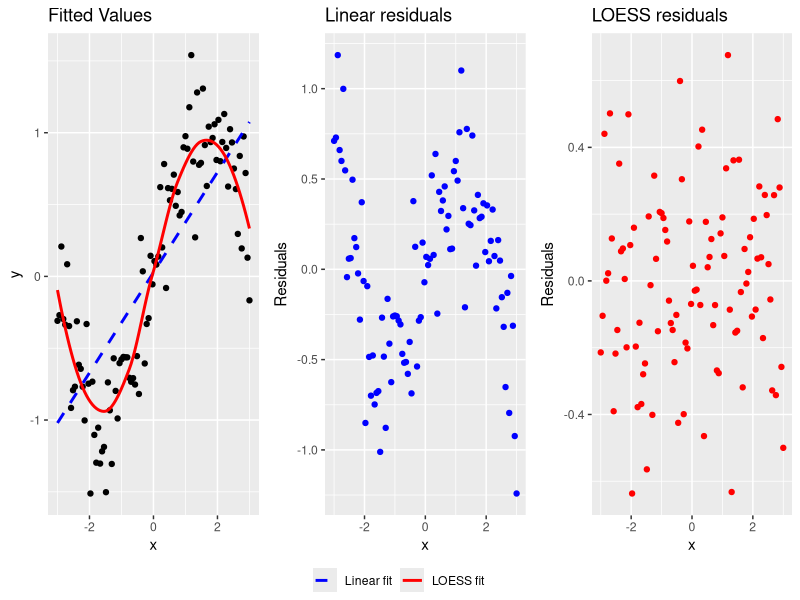

Write the R code that produced this figure.
## =====================================================
## 1. Load required libraries for data visualization
##    and regression modeling
## =====================================================
library(ggplot2)
library(ggpubr)

## =====================================================
## 2. Set random seed for reproducibility
## =====================================================
set.seed(123)

## =====================================================
## 3. Generate nonlinear data: y = sin(x) + noise
## =====================================================
x_vals <- seq(-3, 3, length.out = 100)
y_vals <- sin(x_vals) + rnorm(length(x_vals), sd = 0.3)  # Add noise

# Create a data frame
data <- data.frame(x = x_vals, y = y_vals)

## =====================================================
## 4. Fit linear regression model to the data
## =====================================================
linear_model <- lm(y ~ x, data = data)

## =====================================================
## 5. Fit nonparametric regression model using LOESS
##    (local polynomial regression)
## =====================================================
loess_model <- loess(y ~ x, data = data, degree = 2)

## =====================================================
## 6. Predict fitted values from both models
## =====================================================
data$y_pred_linear <- predict(linear_model, newdata = data)
data$y_pred_loess <- predict(loess_model, newdata = data)

## =====================================================
## 7. Compute residuals for both models
## =====================================================
data$residuals_linear <- data$y - data$y_pred_linear
data$residuals_loess <- data$y - data$y_pred_loess

## =====================================================
## 8. Plot 1: Fitted values from both models
## =====================================================
plot1 <- ggplot(data, aes(x = x)) +
  geom_point(aes(y = y), color = "black") +  # Actual data points
  geom_line(aes(y = y_pred_linear, linetype = "Linear fit"),
            color = "blue", size = 1) +
  geom_line(aes(y = y_pred_loess, linetype = "LOESS fit"),
            color = "red", size = 1) +
  scale_linetype_manual(values = c("Linear fit" = "dashed",
                                   "LOESS fit" = "solid"),
                        name = NULL) +
  labs(title = "Fitted Values", x = "x", y = "y") +
  theme(legend.title = element_blank(), legend.position = "bottom")

## =====================================================
## 9. Plot 2: Residuals from linear regression
## =====================================================
plot2 <- ggplot(data, aes(x = x)) +
  geom_point(aes(y = residuals_linear), color = "blue") +
  labs(title = "Linear residuals", x = "x", y = "Residuals")

## =====================================================
## 10. Plot 3: Residuals from LOESS
## =====================================================
plot3 <- ggplot(data, aes(x = x)) +
  geom_point(aes(y = residuals_loess), color = "red") +
  labs(title = "LOESS residuals", x = "x", y = "Residuals")

## =====================================================
## 11. Arrange the three plots in a single row with three columns
## =====================================================
combined_plot <- ggarrange(
  plot1, plot2, plot3, ncol = 3, nrow = 1,
  common.legend = TRUE, legend = "bottom"
)
ggsave("linear-vs-nonparametric.png", plot = combined_plot,
       width = 7.5, height = 3.5, dpi = 300, bg = "white")
